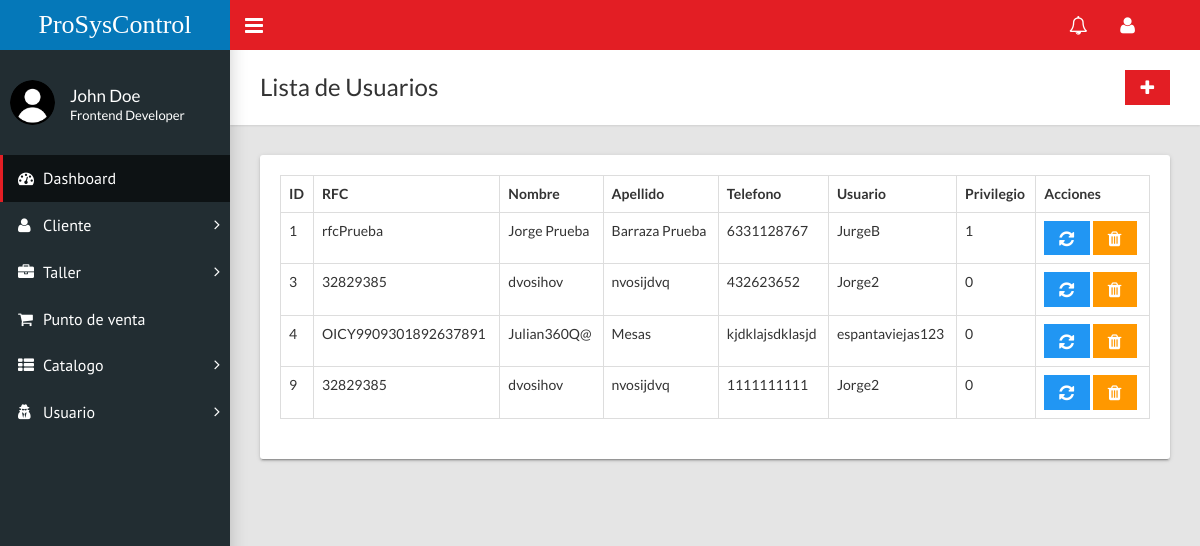
/home.php?c=usuario, run on an earlier commit of the app's database.
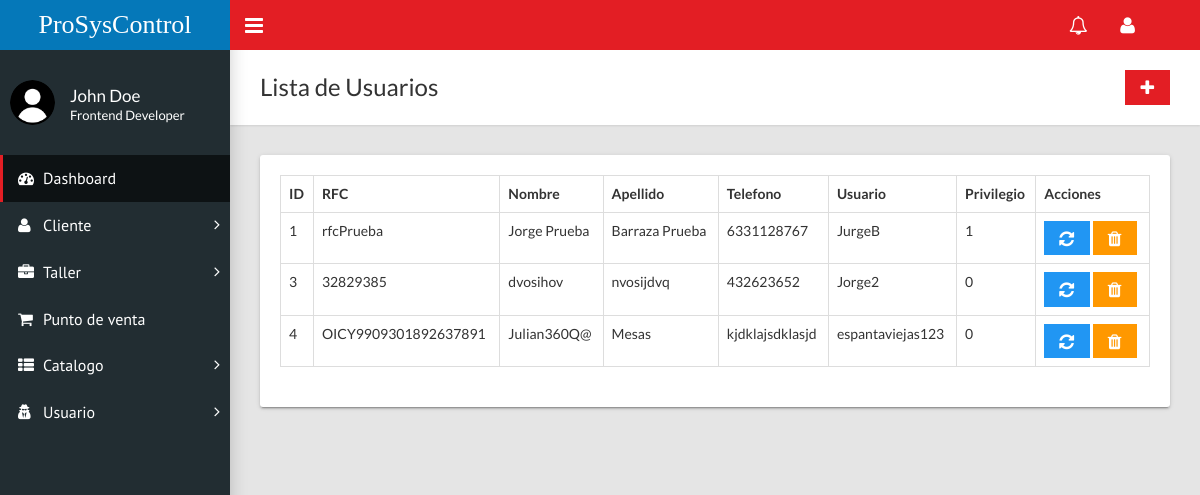
And on a later commit of the database.
### tables this page shows
CREATE TABLE `usuario` (
  `id` int(11) NOT NULL,
  `rfc` varchar(20) NOT NULL,
  `nombre` varchar(50) NOT NULL,
  `apellido` varchar(50) NOT NULL,
  `telefono` varchar(20) NOT NULL,
  `email` varchar(70) NOT NULL,
  `user` varchar(35) NOT NULL,
  `contrasenia` varchar(50) NOT NULL,
  `privilegio` varchar(1) NOT NULL
);

### controladores/usuario.controlador.php (called while the page is built, shortened)
<?php
require_once "modelos/usuario.php";
class UsuarioControlador{
    public function __CONSTRUCT(){
        $this->modelo = new Usuario;
    }
    public function Inicio(){
        require_once "vistas/encabezado.php";
        require_once "vistas/usuario/index.php";
        require_once "vistas/pie.php";
    }
}

### modelos/database.php (called while the page is built, shortened)
<?php
class Database{
    public static function Conectar(){
        try{
            $conexion = new PDO("mysql:host=".self::servidor.";dbname=".self::nombrebd.";charset=utf8", self::usuariobd,
            self::clave);
            $conexion -> setAttribute(PDO::ATTR_ERRMODE, PDO::ERRMODE_EXCEPTION);
            return $conexion;
        }catch(PDOException $e){
            return "Fallo " .$e->getMessage();
        }
    }
}

### modelos/usuario.php (called while the page is built, shortened)
<?php
class Usuario{
    public function __CONSTRUCT(){
        $this->pdo = Database::Conectar();
    }
    public function Listar(){
        try{
            $consulta = $this->pdo->prepare("SELECT * FROM usuario;");
            $consulta->execute();
            return $consulta->fetchAll(PDO::FETCH_OBJ);
        }catch(Exception $excepcion){
            die($excepcion->getMessage());
        }
    }
}

### vistas/usuario/index.php (the view)
<div class="content-wrapper">
        <div class="page-title">
          <div>
            <h1>Lista de Usuarios</h1>
          </div>
          <div>
            <a class="btn btn-primary btn-flat" href="?c=usuario&a=FormCrear"><i class="fa fa-lg fa-plus"></i></a>
            </div>
        </div>
        <div class="row">
          <div class="col-md-12">
            <div class="card">
              <div class="card-body">
                <table class="table table-hover table-bordered" id="sampleTable">
                  <thead>
                    <tr>
                      <th>ID</th>
                      <th>RFC</th>
                      <th>Nombre</th>
                      <th>Apellido</th>
                      <th>Telefono</th>
                      <th>Usuario</th>
                      <th>Privilegio</th>
                      <th>Acciones</th>
                    </tr>
                  </thead>
                  <tbody>
                    <?php foreach($this->modelo->Listar() as $u):?>
                    <tr>
                      <td><?=$u->id?></td>
                      <td><?=$u->rfc?></td>
                      <td><?=$u->nombre?></td>
                      <td><?=$u->apellido?></td>
                      <td><?=$u->telefono?></td>
                      <td><?=$u->user?></td>
                      <td><?=$u->privilegio?></td>
                      <td><a class="btn btn-info btn-flat" href="?c=usuario&a=FormCrear&id=<?=$u->id?>"><i class="fa fa-lg fa-refresh"></i></a> <a class="btn btn-warning btn-flat" href="?c=usuario&a=Borrar&id=<?=$u->id?>"><i class="fa fa-lg fa-trash"></i></a></td>
                    </tr>
                    <?php endforeach;?>
                  </tbody>
                </table>
              </div>
            </div>
          </div>
        </div>
      </div>
    </div>

What changed in the data, as far as the page shows it:
removed usuario: id "9", rfc "32829385", nombre "dvosihov", apellido "nvosijdvq", telefono "1111111111", user "Jorge2", privilegio "0"
